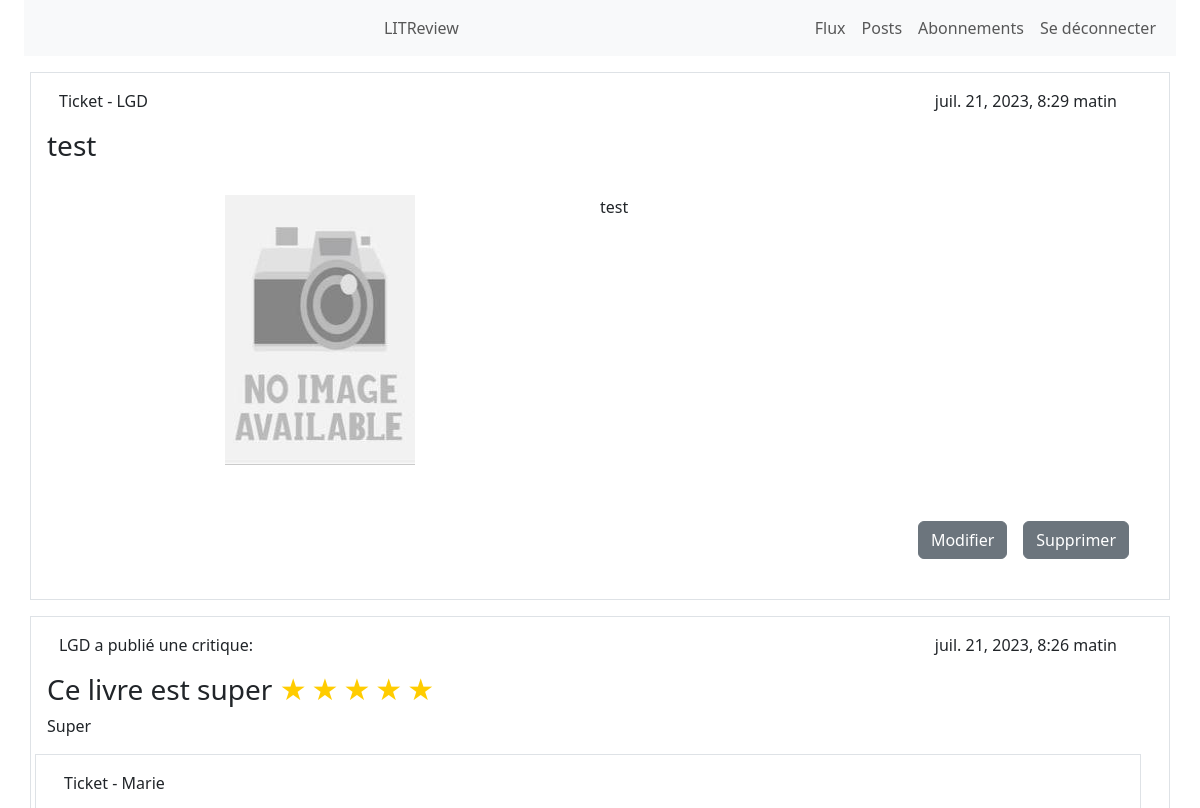
Before: /posts/ (signed in, upper part) with the older database file.
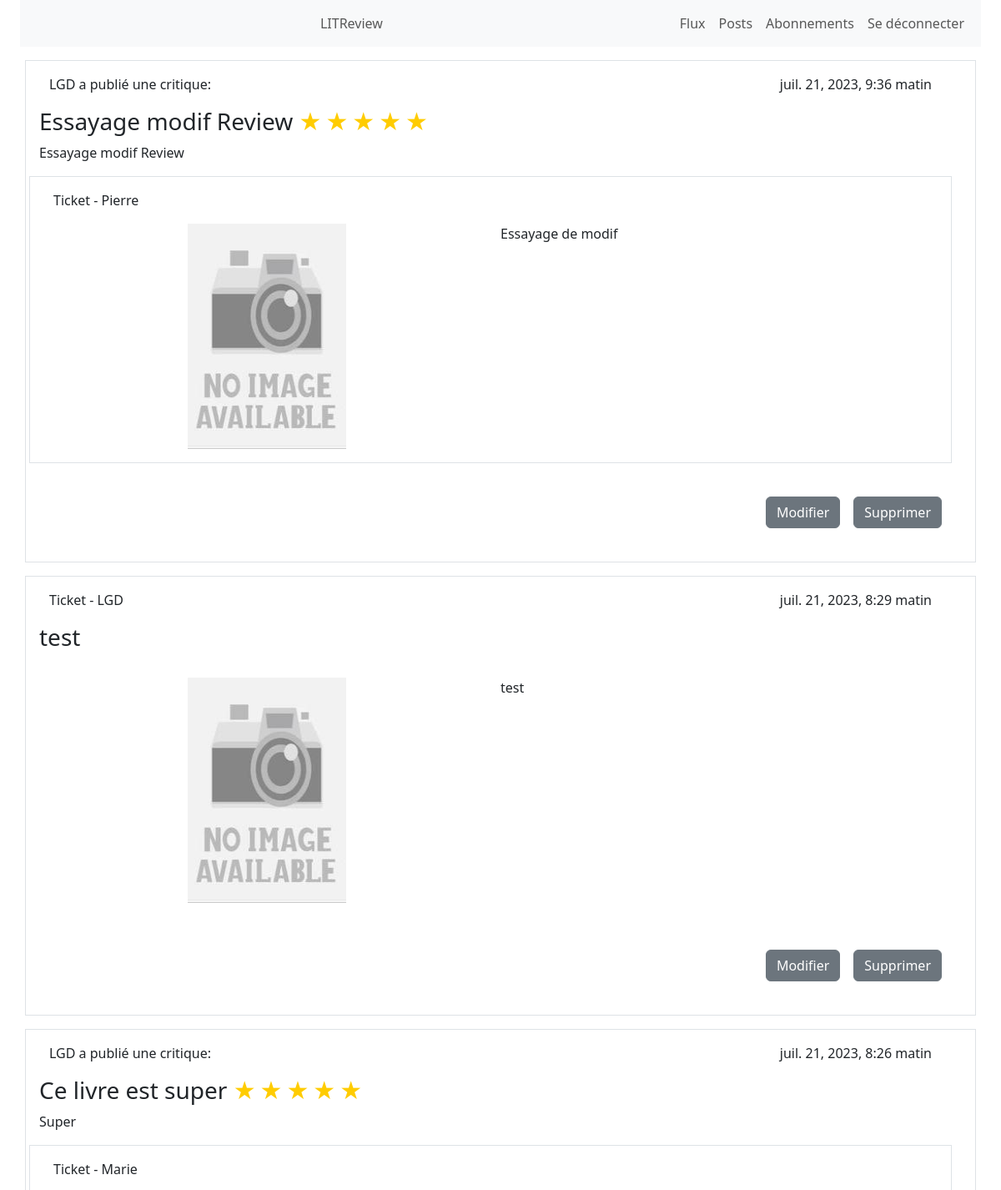
After: the same page with the newer database file.
### blog/models.py (models this page shows, shortened)
class Ticket(models.Model):
    title = models.CharField(
        max_length=128, verbose_name='Titre', default=None)
    description = models.TextField(max_length=2048, blank=True)
    user = models.ForeignKey(settings.AUTH_USER_MODEL,
                             on_delete=models.CASCADE, blank=True)
    image = models.ImageField(null=True, blank=True, upload_to="image/")
    time_created = models.DateTimeField(
        auto_now_add=True)
    IMAGE_MAX_SIZE = (708, 270)

class Review(models.Model):
    ticket = models.ForeignKey(to=Ticket, on_delete=models.CASCADE)
    rating = models.PositiveSmallIntegerField(
        validators=[MinValueValidator(0), MaxValueValidator(5)])
    headline = models.CharField(max_length=128)
    body = models.CharField(max_length=8192, blank=True)
    user = models.ForeignKey(
        to=settings.AUTH_USER_MODEL, on_delete=models.CASCADE)
    time_created = models.DateTimeField(auto_now_add=True)

### authenticate/models.py (models this page shows)
class User(AbstractUser):
    pass

### blog/views.py (the view)
# urls.py: path('posts/', blog.views.posts, name="posts"),
@login_required
def posts(request):
    reviews = models.Review.objects.filter(user_id=request.user.id)
    reviews = reviews.annotate(content_type=Value('REVIEW', CharField()))
    posts = models.Ticket.objects.filter(user_id=request.user.id)
    posts = posts.annotate(content_type=Value('TICKET', CharField()))
    posts_and_reviews = sorted(
        chain(posts, reviews),
        key=lambda post: post.time_created,
        reverse=True
    )
    return render(request, "blog/posts.html", context={"flux": posts_and_reviews})

### blog/templates/blog/posts.html (shortened to what this page needs)
{% extends 'base.html' %}
{% block content %}
{% for post in flux %}
    {% if post.content_type == 'TICKET' %}
            {% if post.user_id == user.id %}
            <div class='container p-3 my-3 border'>
                {% include 'blog/ticket-feed.html' %}
                {% include 'blog/button-modify-ticket.html' %}
            </div>
            {% endif %}
    {% elif post.content_type == 'REVIEW' %}
            {% if post.user_id == user.id %}
            <div class='container p-3 my-3 border'>
                {% include 'blog/review-feed.html' %}
                {% include 'blog/button-modify-review.html' %}
            </div>
            {% endif %}
    {% endif %}
{% endfor %}
{% endblock %}

### blog/templates/blog/review-feed.html
{% load static %}
<div class="container-fluid row">
        <div class="col-sm-6">
            <p> {{post.user}} a publié une critique: </p>
        </div>
        <div class="col-sm-6 " style="text-align:right">
            <p> {{post.time_created}} </p>
        </div>
</div>
<h3>
    {{post.headline}}
    <div class="Stars" style="--rating: {{post.rating}}">
</h3>
<div>
    {{post.body}}
</div>
<div class="container-fluid p-3 my-3 border row">
    <p> Ticket - {{post.ticket.user}}</p>
        <div class="col-sm-6">
            {% if post.ticket.image %}
                <div class='d-flex justify-content-center'>
                    <img src = '{{post.ticket.image.url}}' width="190" height="270" >
                </div>
            {% else %}
            <div class='d-flex justify-content-center'>
                <img src = '/media/image/no-image.jpg' width="190" height="270" >
            </div>
            {% endif %}
        </div>
        <div class="col-sm-6">
            <div>
                {{post.ticket.description}}
            </div>
        </div>
</div>

### blog/templates/blog/button-modify-review.html (shortened to what this page needs)
{% load static %}
<div class="container">
    <div class="row">
        <div class="p-3 me-5 d-flex justify-content-end ">
            <form action="{% url "modify-r" post.id%} " class="">
                <button class="btn btn-secondary m-2" type="submit">Modifier</button>
            </form>
            <button onclick="document.getElementById('{{post.id}}').style.display='block'" class="btn btn-secondary m-2">Supprimer</button>
        </div>
    </div>
</div>

### blog/templates/blog/ticket-feed.html
<div class="container-fluid row">
        <div class="col-sm-6">
            <p>Ticket - {{post.user}}</p>
        </div>
        <div class="col-sm-6 " style="text-align:right">
            <p> {{post.time_created}} </p>
        </div>
</div>
<h3>
    {{post.title}}
</h3>
<div class="container-fluid p-3 my-3 row">
    <div class="col-sm-6">
        {% if post.image %}
            <div class='d-flex justify-content-center'>
                <img src = '{{post.image.url}}' width="190" height="270" >
            </div>
        {% elif not post.image %}
            <div class='d-flex justify-content-center'>
                <img src = '/media/image/no-image.jpg' width="190" height="270" >
            </div>
        {% endif %}
    </div>
    <div class="col-sm-6">
        <div>
            {{post.description}}
        </div>
    </div>
</div>

### blog/templates/blog/button-modify-ticket.html (shortened to what this page needs)
{% load static %}
<div class="container">
    <div class="row">
        <div class="p-3 me-5 d-flex justify-content-end ">
            <form action="{% url "modify-t" post.id%} " class="">
                <button class="btn btn-secondary m-2" type="submit">Modifier</button>
            </form>
            <button onclick="document.getElementById('{{post.id}}').style.display='block'" class="btn btn-secondary m-2">Supprimer</button>
        </div>
    </div>
</div>

Changed rows visible on the page:
added Review: user "LGD", time_created "juil. 21, 2023, 9:36 matin", headline "Essayage modif Review", rating 5 (drawn), body "Essayage modif Review", ticket.user "Pierre", ticket.description "Essayage de modif"
